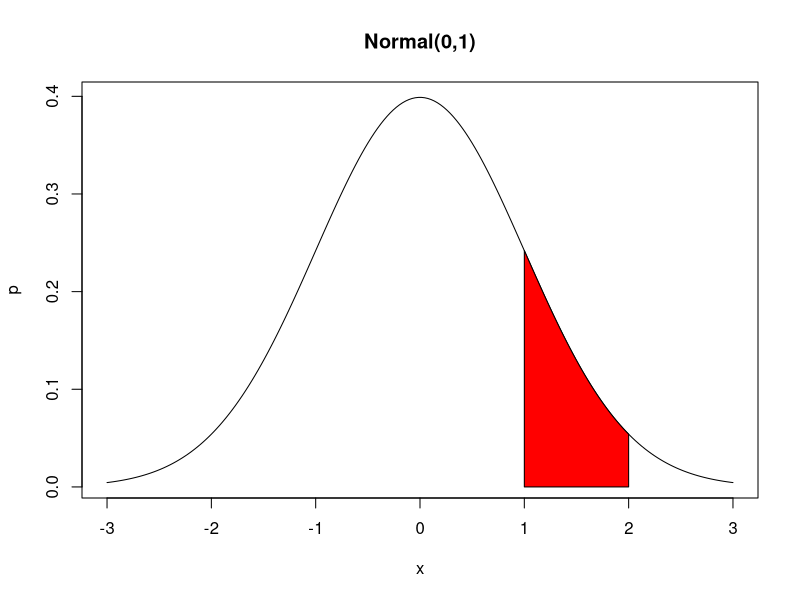

Reproduce this figure in R.
x=seq(-3,3,length=200)

p=dnorm(x)
plot(x,p,type='l',main='Normal(0,1)')

x=seq(1,2,length=100)
y=dnorm(x)

polygon(c(1,x,2),c(0,y,0),col='red')
area=pnorm(2)-pnorm(1)
area